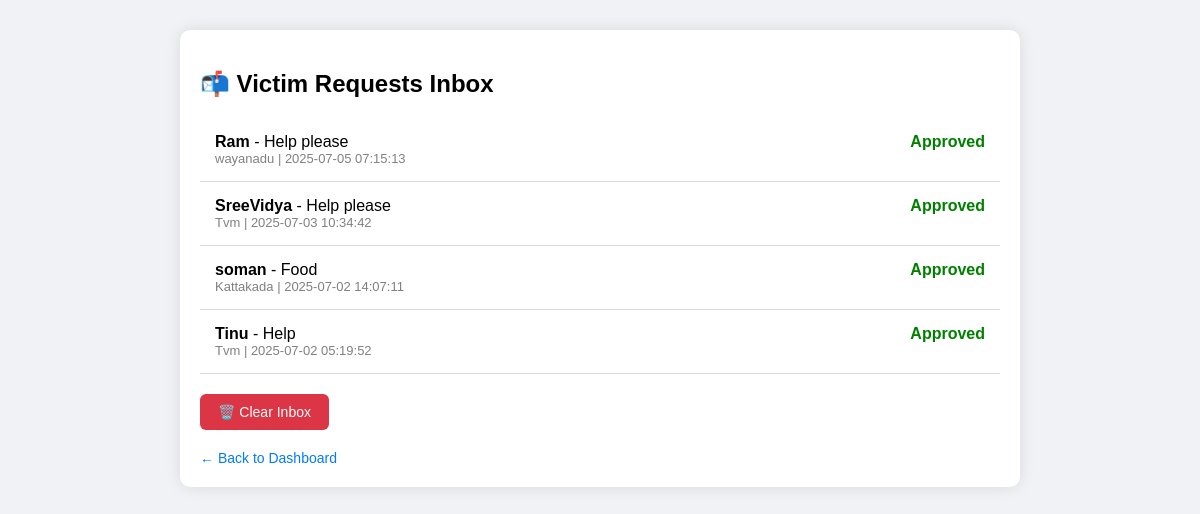
Screenshot of /user/mail.php with the database file from the repository.
### tables this page shows
CREATE TABLE `victims` (
  `id` int(11) NOT NULL,
  `name` varchar(100) DEFAULT NULL,
  `phone` varchar(15) DEFAULT NULL,
  `email` varchar(100) DEFAULT NULL,
  `location` varchar(255) DEFAULT NULL,
  `need` text DEFAULT NULL,
  `status` tinyint(1) DEFAULT 0,
  `approved_by` varchar(100) DEFAULT NULL,
  `created_at` timestamp NOT NULL DEFAULT current_timestamp(),
  `viewed_by` text DEFAULT NULL
);

### user/mail.php (the view, shortened to what this page needs)
<?php
$conn = new mysqli("localhost", "root", "", "relieflink");
$result = $conn->query("SELECT id, name, need, location, status, created_at FROM victims ORDER BY created_at DESC");
?>
<!DOCTYPE html>
<html>
<head>
</head>
<body>
<div class="inbox-container">
  <h2>📬 Victim Requests Inbox</h2>
  <?php if ($result->num_rows === 0): ?>
    <p>No help requests found.</p>
  <?php else: ?>
    <?php while($row = $result->fetch_assoc()): ?>
      <div class="message-preview" onclick="location.href='view_request.php?id=<?= $row['id'] ?>'">
        <strong><?= htmlspecialchars($row['name']) ?></strong> - <?= htmlspecialchars($row['need']) ?>
        <div class="status <?= $row['status'] == 0 ? 'pending' : ($row['status'] == 1 ? 'approved' : 'declined') ?>">
          <?= $row['status'] == 0 ? 'Pending' : ($row['status'] == 1 ? 'Approved' : 'Declined') ?>
        </div>
        <div style="font-size: 13px; color: gray;"><?= $row['location'] ?> | <?= $row['created_at'] ?></div>
      </div>
    <?php endwhile; ?>
  <?php endif; ?>
  <form method="POST" onsubmit="return confirm('Are you sure you want to clear all messages?');">
    <button type="submit" name="clear" class="btn">🗑️ Clear Inbox</button>
  </form>
  <a href="volunteer_dashboard.php" class="back-btn">← Back to Dashboard</a>
</div>
</body>
</html>

### user/mail.php (style rules this page uses)
body { font-family: Arial, sans-serif; background: #f0f2f5; }
.inbox-container { max-width: 800px; margin: 30px auto; background: white; border-radius: 10px; padding: 20px; box-shadow: 0 0 15px rgba(0,0,0,0.1); }
.message-preview { padding: 15px; border-bottom: 1px solid #ddd; cursor: pointer; }
.status { font-weight: bold; float: right; }
.status.approved { color: green; }
.btn { display: inline-block; margin-top: 20px; padding: 10px 18px; background-color: #dc3545; color: white; border: none; border-radius: 6px; cursor: pointer; font-size: 14px; }
.back-btn { display: inline-block; margin-top: 20px; text-decoration: none; color: #007bff; font-size: 14px; }

### rows the page displays
victims: name "Ram", need "Help please", status "Approved", location "wayanadu", created_at "2025-07-05 07:15:13"
victims: name "SreeVidya", need "Help please", status "Approved", location "Tvm", created_at "2025-07-03 10:34:42"
victims: name "soman", need "Food", status "Approved", location "Kattakada", created_at "2025-07-02 14:07:11"
victims: name "Tinu", need "Help", status "Approved", location "Tvm", created_at "2025-07-02 05:19:52"
